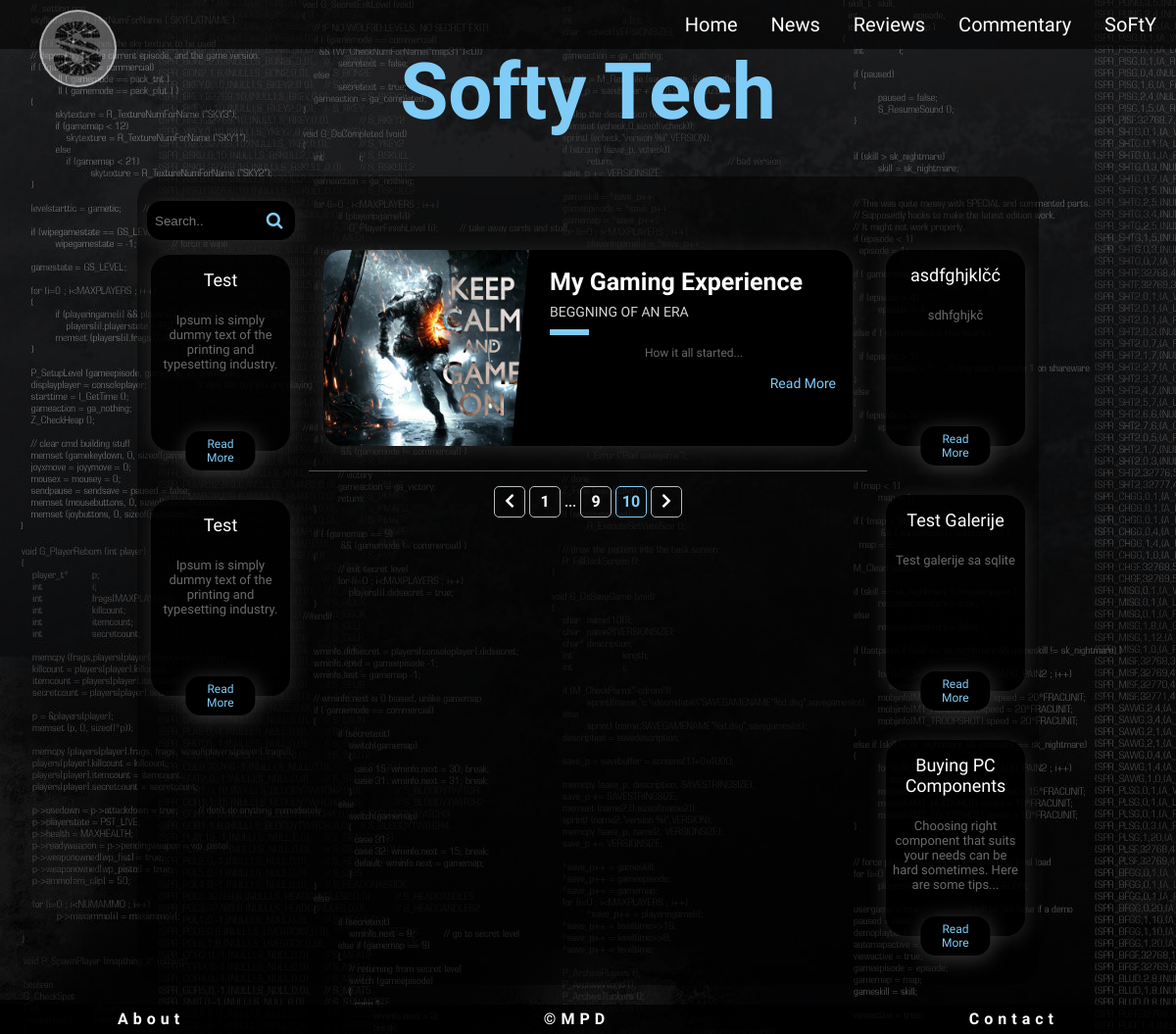
Page /home?page=10 (signed in) on the committed database.
### flaskblog/models.py (models this page shows, shortened)
class User(db.Model, UserMixin):
    __tablename__ = 'users'
    id = db.Column(db.Integer, primary_key=True)
    username = db.Column(db.String(15), unique=True, nullable=False)
    email = db.Column(db.String(30), unique=True, nullable=False)
    email_confirmed_at = db.Column(db.DateTime(), default=datetime.utcnow)
    password = db.Column(db.String(60), nullable=False)
    roles = db.relationship('Role', secondary='user_roles')
    comments = db.relationship('Comment', backref = 'user', lazy= 'dynamic')
    active = db.Column(db.Boolean(), default=True)

class Post(db.Model):
    __searchable__ = ['title', 'content']
    id = db.Column(db.Integer, primary_key=True)
    title = db.Column(db.String(30), nullable=False)
    subtitle = db.Column(db.String(30), nullable=False)
    description = db.Column(db.Text, nullable=False)
    slug = db.Column(db.String(30), nullable=False)
    headImg = db.Column(db.String(50), nullable=False, default='default.jpg')
    category = db.Column(db.String(30), nullable=False)
    language = db.Column(db.String(30), nullable=False)
    author = db.Column(db.String(30), nullable=False)
    date_posted = db.Column(db.DateTime, nullable=False, default=datetime.utcnow)
    content = db.Column(db.Text, nullable=False)
    comments = db.relationship('Comment', backref = 'post', lazy= 'dynamic')

### flaskblog/main/routes.py (the view)
@main.route("/", methods=['GET', 'POST'])
@main.route("/home", methods=['GET', 'POST'])
def home():
    form = SearchForm()
    if request.method == "POST":
        if form.validate_on_submit:
            print("searching")
            posts = Post.query.whoosh_search(form.search.data).all()
            news = Post.query.order_by(Post.date_posted.desc()).filter_by(category="News").first()
            reviews = Post.query.order_by(Post.date_posted.desc()).filter_by(category="Reviews").first()
            commentary = Post.query.order_by(Post.date_posted.desc()).filter_by(category="Commentary").first()
            print("applying")
            print(posts)
            return render_template('search.html', posts=posts, news=news, reviews=reviews, commentary=commentary, form=form)
    else:
        page = request.args.get('page', 1, type=int)
        posts = Post.query.order_by(Post.date_posted.desc()).paginate(page=page, per_page=1)
        news = Post.query.order_by(Post.date_posted.desc()).filter_by(category="News").first()
        reviews = Post.query.order_by(Post.date_posted.desc()).filter_by(category="Reviews").first()
        commentary = Post.query.order_by(Post.date_posted.desc()).filter_by(category="Commentary").first()
        form.search.data = ''
    return render_template('index.html', posts=posts, page=page, news=news, reviews=reviews, commentary=commentary, title='Home', form=form)

### flaskblog/main/forms.py
class SearchForm(FlaskForm):
    search = StringField('Search',
                        validators=[DataRequired(), Length(min=3)])
    submit = SubmitField('')

### flaskblog/templates/index.html (shortened to what this page needs)
{% extends "base.html" %}
{% block content %}
<div class="mainContent">
    <div class="main">
        {% for post in posts.items %}
            {% include 'includes/blogPost.html' %}
        {% endfor %}
        <div class="pagination">
            {% set prev = posts.page - 1 %}
            {% if prev > 0 %}
                <a class="pageBtn" href="{{ url_for('main.home', page=prev) }}"><i class="fas fa-chevron-left"></i></a>
            {% else %}
                <a class="pageBtn" href="{{ url_for('main.home', page=1) }}"><i class="fas fa-chevron-left"></i></a>
            {% endif %}
            {% for page_num in posts.iter_pages(left_edge=1, right_edge=1, left_current=1, right_current=2) %}
                {% if page_num %}
                    {% if posts.page == page_num %}
                        <a class="pageBtn currentPageBtn" href="{{ url_for('main.home', page=page_num) }}">{{ page_num }}</a>
                    {% else %}
                        <a class="pageBtn" href="{{ url_for('main.home', page=page_num) }}">{{ page_num }}</a>
                    {% endif %}
                {% else %}
                    ...
                {% endif %}
            {% endfor %}
            {% set next = posts.page + 1 %}
            {% if next > posts.pages %}
                <a class="pageBtn" href="{{ url_for('main.home', page=posts.pages) }}"><i class="fas fa-chevron-right"></i></a>
            {% else %}
                <a class="pageBtn" href="{{ url_for('main.home', page=next) }}"><i class="fas fa-chevron-right"></i></a>
            {% endif %}
        </div>
    </div>
    <div class="leftSide">
        <div class="search">
            <form class="searchForm" method="POST" action="">
                {{ form.search(class="searchInput", placeholder="Search..") }}
                <button class="searchBtn" id="submit" name="submit" type="submit"></button>
            </form>
        </div>
        <div class="sideDiv">
            <h5>Test</h5>
            <p> Ipsum is simply dummy text of the printing and typesetting
                industry. </p>
            <button class="sideDivBtn" type="button">Read More</button>
        </div>
        <div class="sideDiv">
            <h5>Test</h5>
            <p> Ipsum is simply dummy text of the printing and typesetting
                industry.</p>
            <button class="sideDivBtn" type="button">Read More</button>
        </div>
    </div>
    <div class="rightSide">
        <div class="sideDiv">
            <h5>{{ news.title }}</h5>
            <p>{{ news.description }}</p>
            <button class="sideDivBtn" type="button" onclick="window.location.href='{{ url_for('main.post', slug=news.slug) }}'">Read More</button>
        </div>
        <div class="sideDiv">
            <h5>{{ reviews.title }}</h5>
            <p>{{ reviews.description }}</p>
            <button class="sideDivBtn" type="button" onclick="window.location.href='{{ url_for('main.post', slug=reviews.slug) }}'">Read More</button>
        </div>
        <div class="sideDiv">
            <h5>{{ commentary.title }}</h5>
            <p>{{ commentary.description }}</p>
            <button class="sideDivBtn" type="button" onclick="window.location.href='{{ url_for('main.post', slug=commentary.slug) }}'">Read More</button>
        </div>
    </div>
</div>
{% endblock %}

### flaskblog/templates/includes/header.html (shortened to what this page needs)
<header>
    <div class="navbar">
        <a href="/" id="logo"></a>
        <div class="menu">
            <a class="menuBtn" href="{{ url_for('main.home') }}">Home</a>
            <a class="menuBtn" href="{{ url_for('main.news') }}">News</a>
            <a class="menuBtn" href="{{ url_for('main.reviews') }}">Reviews</a>
            <a class="menuBtn" href="{{ url_for('main.commentary') }}">Commentary</a>
            {% if current_user.is_authenticated %}
                {% if current_user.roles[0].name == 'Admin' %}
                    <a id="loginBtn" class="menuBtn" href="{{ url_for('users.admin') }}">{{ current_user.username }}</a>
                {% endif %}
            {% else %}
                <a id="loginBtn" class="menuBtn" href="{{ url_for('users.login') }}">Sign in</a>
            {% endif %}
        </div>
    </div>
    <div class="title" id="titleID">
        <h1>Softy Tech</h1>
    </div>
</header>

### flaskblog/templates/includes/blogPost.html (shortened to what this page needs)
<div class="blog-card" onclick="window.location.href='{{url_for('main.post', slug=post.slug)}}'">
    <div class="photo photo1"><img src="{{ url_for('static', filename='upload/media/images/head_Images/' + post.headImg) }}" alt=""></div>
    <div class="description">
        <h1>{{ post.title }}</h1>
        <h2>{{ post.subtitle }}</h2>
        <p class="summary">{{ post.description }}</p>
        <a href="{{ url_for('main.post', slug=post.slug) }}">Read More</a>
    </div>
</div>
<div class="spacer"></div>

### flaskblog/static/css/header.css (style rules this page uses)
#logo { background: rgba(255, 255, 255, 0.3); background-image: url(images/SoftyTech.png); background-size: contain; float: left; height: 75px; width: 75px; margin: 10px 0 0 50px; border: solid rgba(255, 255, 255, 0.5) 2px; border-radius: 50%; position: fixed; top: 0; left: -10px; }
.navbar { height: 50px; overflow: hidden; display: flex; align-items: center; vertical-align: middle; background: rgba(0, 0, 0, .6); width: 100%; position: fixed; top: 0; right: 0; z-index: 1; }
.menu { position: absolute; right: 5px; transition: 1s all; }
.menu a { color: white; font-family: 'Orbitron'; font-size: 20px; text-decoration: none; padding: 6px 15px; overflow: hidden; transition: all .5s; text-transform: capitalize; }
#loginBtn { cursor: pointer; }
.menuBtn { position: relative; }
.title { width: 80%; height: 100px; margin: 30px auto 0 auto; text-align: center; }
#titleID h1 { margin: 0; padding: 0; color: #7FCCF7; font-size: 80px; font-family: 'Orbitron'; font-weight: bolder; line-height: 1.6; }

### flaskblog/static/css/glavni.css (style rules this page uses)
body { background-color: black; background: linear-gradient(to bottom right, rgba(0, 0, 0, .4), rgba(0, 0, 0, .5)), url(images/background.jpg) fixed; margin: 5px 0 5px 0; }
.sideDiv { color: white; text-align: center; background-color: rgba(0, 0, 0, .8); width: 95%; height: 200px; margin: 50px auto; border-radius: 20px; position: relative; -webkit-box-shadow: 1px 3px 20px 5px 0px rgba(71, 71, 71, .5); -moz-box-shadow: 1px 3px 20px 0px rgba(71, 71, 71, .5); box-shadow: 1px 3px 20px 0px rgba(71, 71, 71, .5); }
.sideDiv p { padding: 10px 5px; font-family: 'Work Sans', sans-serif; font-size: 13px; color: dimgray; transition: .5s; }
.sideDiv h5 { font-size: 18px; font-weight: 500; padding: 0; padding-top: 15px; margin: 0; margin-top: 10px; font-family: 'Orbitron'; transition: .5s; }
.sideDivBtn { cursor: pointer; background-color: black; color: #7FCCF7; font-size: 12px; font-family: 'Orbitron'; font-weight: 500; -webkit-box-shadow: 1px 3px 20px 5px 0px rgba(71, 71, 71, .8); -moz-box-shadow: 1px 3px 20px 0px rgba(71, 71, 71, .8); box-shadow: 1px 3px 20px 0px rgba(71, 71, 71, .8); border: none; border-radius: 15px; padding: 0 10px; height: 40px; position: absolute; bottom: -20px; left: 50%; transform: translate(-50%, 0px); }
.sideDivBtn:before { content: ''; width: 25px; height: 25px; border-radius: 50%; background-color: #7FCCF7; opacity: .5; }
.sideDivBtn:after { transition: all 0.3s ease; -webkit-transition: all 0.3s ease; content: "\f061"; font-family: FontAwesome; margin-left: -10px; opacity: 0; vertical-align: middle; }
.pagination { margin: 0 auto; padding: 5px; border: none; border-radius: 15px; color: white; text-align: center; }
.pageBtn { display: inline-block; font-family: 'Orbitron'; color: white; font-size: 16px; text-decoration: none; font-weight: bold; text-align: center; padding: 5px; width: 20px; height: 20px; background-color: transparent; border: solid 1px #bbb; border-radius: 5px; }
.currentPageBtn { color: #7FCCF7; border: solid 1.3px #7FCCF7; border-radius: 5px; }
.pageBtn:first-child { margin-left: 20px; }
.pageBtn:last-child { margin-right: 20px; }
@media only screen and (min-width : 950px) { .main { height: auto; min-width: 600px; max-width: 600px; margin: 50px auto 30px auto; grid-column: 2/3; } }
@media only screen and (min-width : 950px) { .leftSide { grid-column: 1/2; grid-row: 1/2; margin-top: 25px; } }
@media only screen and (min-width : 950px) { .rightSide { grid-column: 3/4; grid-row: 1/2; margin-top: 25px; } }
@media only screen and (min-width : 950px) { .mainContent { display: grid; grid-template-columns: 150px 1fr 150px; width: 900px; margin: 50px auto; padding: 0 10px; border-radius: 25px; background-color: rgba(0, 0, 0, .5); } }

### flaskblog/static/css/form.css (style rules this page uses)
.search { position: relative; margin-bottom: -35px; }
.searchInput { background-color: black; border: none; color: white; padding: 5px 8px; width: 90%; height: 30px; margin: 0 auto; border-radius: 15px; outline: none; transition: all .5s; -webkit-box-shadow: 1px 3px 20px 5px 0px rgba(71,71,71,.5); -moz-box-shadow: 1px 3px 20px 0px rgba(71,71,71,.5); box-shadow: 1px 3px 20px 0px rgba(71,71,71,.5); }
.searchBtn { position: absolute; top: 0; right: 0; width: 40px; height: 40px; font-family: FontAwesome; background-color: transparent; color: #7FCCF7; font-size: 18px; text-align: center; border: none; cursor: pointer; outline: none; }
.searchBtn::before { content: '\f002'; }

### rows in the picture
User: username "SoFtY"
Post: headImg (placeholder picture), title "My Gaming Experience", subtitle "BEGGNING OF AN ERA", description "How it all started..."
Post: title "asdfghjklčć", description "sdhfghjkč"
Post: title "Test Galerije", description "Test galerije sa sqlite"
Post: title "Buying PC Components", description "Choosing right component that suits your needs can be hard sometimes. Here are some tips..."

### other values in the picture
{{ page_num }} "1" "9"
{{ page_num }} "10"
